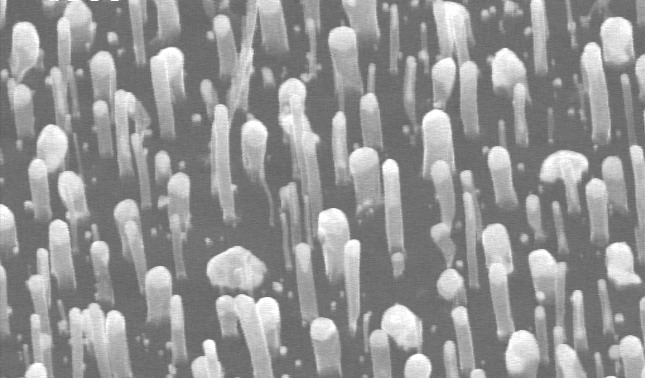
#> input picture CNT/1.jpg, 645 x 378 px; its folder holds only this picture in this run
$ jupyter execute --allow-errors 'CNT Classifier.ipynb'
#> lines starting #> are read from the running program, lines starting #| are printed output that depends on the picture
# Classification of CNT Nanoimages

This project is being done to classify CNT nanoimages taken from the university chemistrical labs. For improving the progress, we've divided this work into 3 aproaches.

First approach is supervised classification. Labels are known (two labels exist) and classification is done by finite number of train images (100 images). This work is basicaly prominent for initiating our effort, however the forwarding approachs are required for putting it forward.

Second approach comes out of our necessity of large amount of train images. There is a generative work before the classification. Our work is still supervised but with large amount of generated train samples, we have more accuracy. Moreover we will work with a different  predefined configuration of layers using a popular network.

Last approach is to use a totaly different network called capsule. We expect different results from it and we take account into this variety.

Let's start first one!

# Approach One: Convolutional Neural Networks

In the first approach, we've build a deep learning model using Keras. The model is a convolutional neural network built into several layers. Train and test data is a group of jpg images that you can see one of them below. Images are being grayscale and resized as 500 x 300 pixels.

Coding and evaluating model is shown below.

[cell 1]
# Importing related libraries
import numpy as np
import pandas as pd
import keras
import cv2
import glob
import os
import matplotlib.pyplot as plt
from sklearn.model_selection import train_test_split
from keras.models import Model, Sequential
from keras.layers import Conv2D, MaxPooling2D, Input, Dense, Flatten, Dropout
from keras.preprocessing.image import ImageDataGenerator
from keras import regularizers
from keras.layers.normalization import BatchNormalization
from keras.applications import VGG19
# Adjusting Import Directory
cwd = os.getcwd()
os.chdir("C:/Users/toranj/Desktop/DL Python")

Sharpening is a work on pictures that make them more constrasting and our model will take into the defining the features with more ease. We will sharpen the image using "unsharp mask" method with applying a gaussian blur filter to the original image and substracting it from the original one with a predetermined weight called "sharpfactor" (that is input to the function).

[cell 2]
## Predefined functions

# Sharpfactor is an int betweeen 0 and 1 determines how much high the result is to be sharpened.
def sharpen(img,sharpfactor):
    threshold = 0.5
    blurred = cv2.GaussianBlur(img,ksize = (3,3),sigmaX=0)
    masked = np.abs(img - blurred) < threshold
    image = cv2.addWeighted(blurred, -sharpfactor, img , (1+sharpfactor), gamma = 0)
    binmasked = masked.astype(bool)
    image = image * (binmasked.astype(image.dtype))
    return image

[cell 3]
# Loading train images
image_path = "C:/Users/toranj/Desktop/DL Python/CNT/"          # path of train images
images = glob.glob(image_path +"*.jpg")                        # selecting images
images.sort()                                                  # sorting images
final_images=[]
for img in images:
    image = cv2.imread(img,0)                          # loading images
#> image is the input picture: shape (378, 645); min 83, max 255, mean 148
    image = cv2.resize(image,(500,300))                # resizing images
#> image: shape (300, 500)
    image = image / np.max(image)                      # Normalization
    clahe = cv2.createCLAHE(clipLimit=2.0, tileGridSize=(8,8))
    #image = clahe.apply(image)
    image = sharpen(image,0.8)
#> in sharpen, `masked = np.abs(img - blurred) < threshold`: masked: shape (300, 500) bool; every value is 1
#> in sharpen, `image = cv2.addWeighted(blurred, -sharpfactor, img , (1+sharpfactor), ..`:
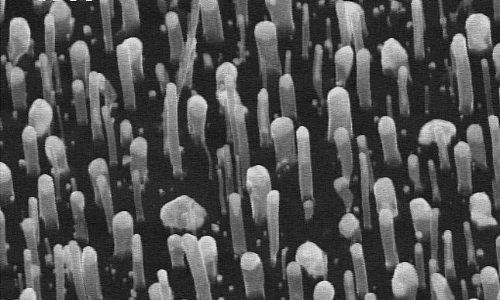
#> image: shape (300, 500) float64; min 0.319, max 1.13, mean 0.58; drawn with min black and max white
    image = image.tolist()
#> image = 300 items
    final_images.append(image)

#> (a cell that did not finish here is left out)

[cell 5]
# Creating Convolutional Model
def BuildModel():
    CNT_Model = Sequential()

    reg = regularizers.l1_l2(l1 = 0.001, l2 = 0.002)

    CNT_Model.add(Conv2D(20,5, activation = 'relu',strides=3, padding = 'same',kernel_regularizer = None, input_shape =(300,500,1)))
    CNT_Model.add(Conv2D(20,5, activation = 'relu',strides=2, padding = 'same', kernel_regularizer = None))
    CNT_Model.add(MaxPooling2D(pool_size = (2,2)))
    #CNT_Model.add(Dropout(0.8))
    CNT_Model.add(Conv2D(40,5, activation = 'relu', padding = 'same', kernel_regularizer = None))
    CNT_Model.add(MaxPooling2D(pool_size = (2,2)))
    CNT_Model.add(Conv2D(40,5, activation = 'relu', padding = 'same', kernel_regularizer = None))
    #CNT_Model.add(Dropout(0.5))
    CNT_Model.add(Flatten())
    CNT_Model.add(Dense(15,activation = 'relu', kernel_regularizer =None))
    #CNT_Model.add(Dropout(0.5))
    #CNT_Model.add(BatchNormalization())
    CNT_Model.add(Dense(8,activation = 'relu', kernel_regularizer = None))
    #CNT_Model.add(BatchNormalization())
    CNT_Model.add(Dense(2,activation='sigmoid'))

    Optimizer = keras.optimizers.SGD(lr=0.01, momentum = 0.5, decay = 1e-5, nesterov = True)

    CNT_Model.compile(optimizer=Optimizer,
                  loss='categorical_crossentropy',
                  metrics=['accuracy'])
    return CNT_Model
#> (the rest of this cell did not finish here and is left out)

#> (a cell that did not finish here is left out)

#> (a cell that did not finish here is left out)

[cell 8]
# Plotting results
def ploth(ann_hist):
    plt.figure()
    hist = ann_hist.history
    loss = hist['loss']
    acc = hist['acc']
    plt.plot(acc)
    plt.plot(loss)
    plt.figure()
    val_loss = hist['val_loss']
    val_acc = hist['val_acc']
    plt.plot(val_loss)
    plt.plot(val_acc)
    plt.xlabel=('Epoch')
    plt.ylabel=('Loss')
#> (the rest of this cell did not finish here and is left out)

# Using Cross Validation to Improve Error
We use k-fold cross validation with k = 4 since we have a few amount of data to train and this technique will help us to see better results.

[cell 9]
# K-fold cross validation
k = 4
#> (the rest of this cell did not finish here and is left out)

# Approach Two: Using Fine Tuning and Transfer Learning

In this stage, we have a chore to increasing amount of train images and labels to improve accuracy and flexibility of neural network. First of all, images should be feature extracted at lowest level and generated features should help to repair some images as to be generated images with assistant of augmentation. As we got rich data to train, we can have our layers improve theirselves and tune our hyperparameters.

Also, we should use another model that is VGG Net predefined weights we defrost some of first layers and tune in as we have done it in the last stage.

#> (a cell that did not finish here is left out)

#> (a cell that did not finish here is left out)

[cell 12]
# Loading train images
image_path = "C:/Users/toranj/Desktop/DL Python/CNT/"          # path of train images
images = glob.glob(image_path +"*.jpg")                        # selecting images
images.sort()                                                  # sorting images
final_images=[]
clahe = cv2.createCLAHE(clipLimit=2.0, tileGridSize=(8,8))
for img in images:
    image = cv2.imread(img)                          # loading images
    image = cv2.resize(image,(500,300))                # resizing images
#> image: shape (300, 500, 3)
    image = image / np.max(image)                      # Normalization
    #image = clahe.apply(image)
    image = sharpen(image,0.8)
#> in sharpen (call 2), `masked = np.abs(img - blurred) < threshold`: masked: shape (300, 500, 3) bool; every value is 1
    image = image.tolist()
    final_images.append(image)

#> (a cell that did not finish here is left out)

[cell 14]
# Training with Data Augmentation
base_dir = '/Users/toranj/Desktop/DL Python/CNT/'

#> (the rest of this cell did not finish here and is left out)

# Approach 3: Using CAPSNET
In this stage we will use capsule networks to classify with higher performance. Capsule networks are highly invariant with orientation and are able to work with less data so that it seems a better option for our work.

[cell 15]
np.shape(final_images)
#> Out = (1, 300, 500, 3)

[cell 16]
from PIL import Image, ImageDraw
filename = "C:/Users/toranj/Desktop/DL Python/SEM of Nanoparticles/8.png"
i = Image.open(filename)
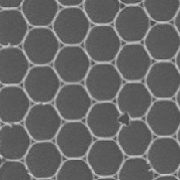
#> input picture SEM/8.png, 180 x 180 px, found by its file name
#> i is the input picture: PIL image 180x180 RGB; min 70, max 210, mean 102.2
i =np.array(i)
i = sharpen(i,0.9)
#> call 3 of sharpen, with sharpfactor = 0.9
#> in sharpen (call 3), `masked = np.abs(img - blurred) < threshold`:
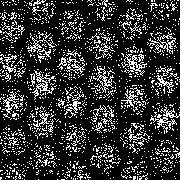
#> masked: shape (180, 180, 3) bool; 19.9% white in thin lines or dots
#> in sharpen (call 3), `image = image * (binmasked.astype(image.dtype))`:
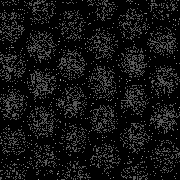
#> image: shape (180, 180, 3); min 0, max 172, mean 18.3
plt.imshow(i)
